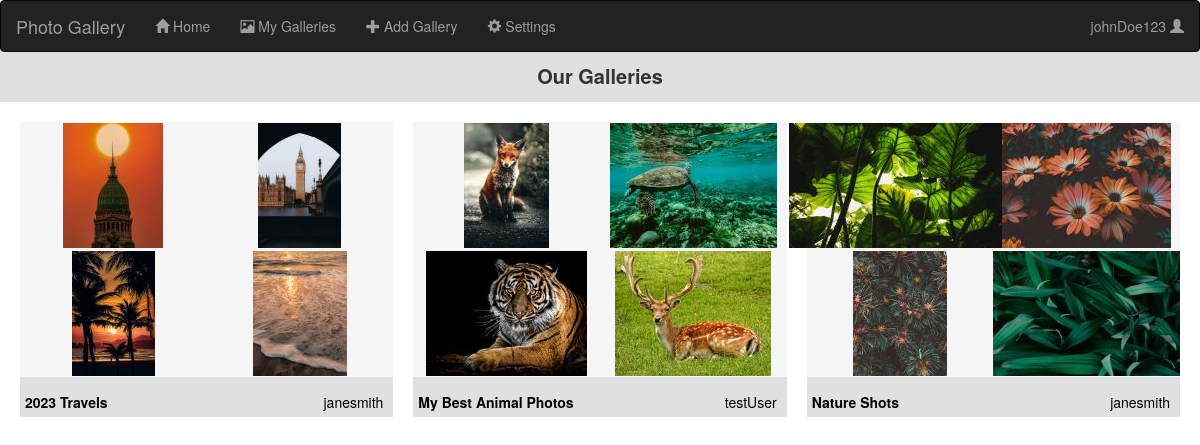
/ (signed in), run on the app's committed database.
### app.py (models this page shows, shortened)
class User(UserMixin, db.Model):
    __tablename__ = 'users'
    __bind_key__ = 'users'
    id = db.Column(db.Integer, primary_key = True)
    fname = db.Column(db.String(32))
    lname = db.Column(db.String(32))
    email = db.Column(db.String(300), unique = True)
    username = db.Column(db.String(24))
    passwordHash = db.Column(db.String(128))
    galleries = db.relationship('Gallery', backref='user')

class Photo(db.Model):
    __tablename__ = 'photos'
    __bind_key__ = 'photos'
    id = db.Column(db.Integer, primary_key=True)
    galleryId = db.Column(db.Integer, db.ForeignKey(Gallery.id))
    photoURL = db.Column(db.String(32))
    thumbnailURL = db.Column(db.String(32))

class Gallery(db.Model):
    __tablename__ = 'galleries'
    id = db.Column(db.Integer, primary_key=True)
    userId = db.Column(db.Integer, db.ForeignKey(User.id))
    numPhotos = db.Column(db.Integer)
    title = db.Column(db.String(40))
    dateCreated = db.Column(db.Date)
    dateLastEdited = db.Column(db.Date)
    description = db.Column(db.Text)
    photos = db.relationship('Photo', backref='gallery')

### app.py (the view)
@app.route("/")
def homePage():
    return render_template('index.html', galleries = galleries, photos = photos, users = users, loggedIn = isLoggedIn(), username = getCurrentUsername())

### app.py (called while the page is built)
@lm.user_loader
def loadUser(id):
    return User.query.get(int(id))

def getCurrentUsername():
    currentUserID = session.get("userId", None)
    currentUsername = None
    if currentUserID != None:
        currentUsername = loadUser(currentUserID).username
    return currentUsername

def isLoggedIn():
    if 'loggedIn' not in session:
        session['loggedIn'] = False
        session.modified = True
    return session['loggedIn']

### templates/index.html (shortened to what this page needs)
{% extends "base.html" %}
{% block content %}
    <div class = "pageTitle">
        Our Galleries
    </div>
    <div id = "galleries">
    {% for key in galleries %}
        {% set gallery = galleries[key] %}
        {% set numPhotos = gallery['numPhotos'] %}
        {% set photosList = gallery['photos'] %}
        <div class = "galleryPreview">
            <a href = "{{ url_for('viewGallery', galleryID = gallery['id'])}}">
                <div class = "photosPreview">
                    {% for i in range(4) %}
                        <div class = "thumbnailPhoto">
                            {% set photoURL = photos[photosList[(i%numPhotos)]]['thumbnailURL'] %}
                            <img src="{{photoURL}}">
                        </div>
                    {% endfor %}
                </div>
                <div class = "previewDetails">
                    <div class = "previewTitle">{{gallery['title']}}</div>
                    <div class = "previewUser">{{users[gallery['userId']]['username']}}</div>
                </div>
            </a>
        </div>
    {% endfor %}
    </div>
{% endblock %}

### templates/base.html (shortened to what this page needs)
{% extends "bootstrap/base.html" %}
{% block head %}
    <link rel = "stylesheet" href = "../static/style.css">
    <link rel="stylesheet" href="https://cdn.jsdelivr.net/npm/bootstrap@3.3.7/dist/css/bootstrap.min.css">
{% endblock %}
{% block body %}
<nav class="navbar navbar-inverse" id = "navbar">
    <div class="container-fluid">
        <div class="navbar-header">
            <a class="navbar-brand" href="#">Photo Gallery</a>
        </div>
        <ul class="nav navbar-nav">
            <li><a href="{{ url_for('homePage') }}"><span class="glyphicon glyphicon-home"></span> Home</a></li>
            <li><a href="#"><span class="glyphicon glyphicon-picture"></span> My Galleries</a></li>
            <li><a href="{{ url_for('addGallery') }}"><span class="glyphicon glyphicon-plus"></span> Add Gallery</a></li>
            <li><a href="{{ url_for('settings') }}"><span class="glyphicon glyphicon-cog"></span> Settings</a></li>
        </ul>
        <ul class="nav navbar-nav navbar-right">
            {% if loggedIn == False %}
                <li><a href="{{ url_for('register') }}"><span class="glyphicon glyphicon-user"></span> Sign Up</a></li>
                <li><a href="{{ url_for('login') }}"><span class="glyphicon glyphicon-log-in"></span> Login</a></li>
            {% elif loggedIn == True %}
                <li onmouseenter="showPopup()" onmouseleave="hidePopup()"><a href="#">{{username}} <span class="glyphicon glyphicon-user"></span></a></li>
            {% endif %}
        </ul>
    </div>
</nav>
    {% block content %}{% endblock %}
{% endblock %}

### static/style.css (style rules this page uses)
:root { --lightBackground: #F5F5F5; --darkBackground: #E0E0E0; }
#navbar { margin-bottom: 0; }
.pageTitle { margin: auto; font-size: 20px; background-color: var(--darkBackground); text-align: center; font-weight: bold; height: 50px; padding-top: 10px; }
#galleries { display:grid; grid-gap: 20px; grid-template-columns: repeat(3, 1fr); padding: 20px; }
.galleryPreview { background-color: var(--darkBackground); }
.photosPreview { display: grid; grid-template-rows: repeat(2, 1fr); grid-template-columns: repeat(2, minmax(150px, 1fr)); grid-auto-columns: auto auto; place-items: center; margin: auto; margin-bottom: 10px; height: 255px; background-color: var(--lightBackground); }
.previewTitle { float:left; font-weight: bold; padding: 5px; }
.previewUser { float: right; padding: 5px; padding-right: 10px; }
.previewDetails { color: black; }

### data on the page
User: username "johnDoe123"
Photo: thumbnailURL (picture)
Photo: thumbnailURL (picture)
Photo: thumbnailURL (picture)
Photo: thumbnailURL (picture)
Gallery: title "2023 Travels"
User: username "janesmith" "janesmith"
Photo: thumbnailURL (picture)
Photo: thumbnailURL (picture)
Photo: thumbnailURL (picture)
Photo: thumbnailURL (picture)
Gallery: title "My Best Animal Photos"
User: username "testUser"
Photo: thumbnailURL (picture)
Photo: thumbnailURL (picture)
Photo: thumbnailURL (picture)
Photo: thumbnailURL (picture)
Gallery: title "Nature Shots"
